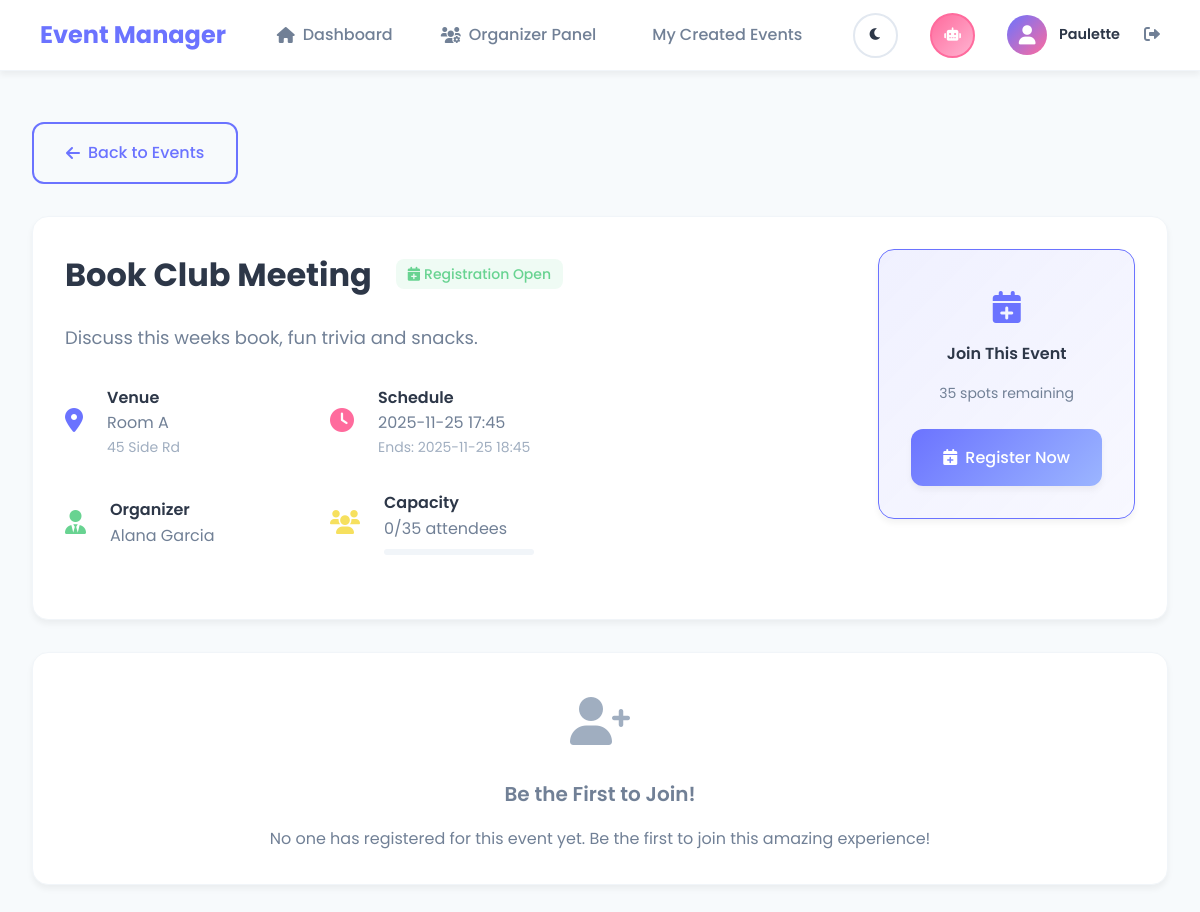
The app's page /event/5 (signed in) with its own data.
### tables this page shows
CREATE TABLE events (
            id INTEGER PRIMARY KEY, title TEXT, description TEXT, venue_id INTEGER,
            organizer_id INTEGER, capacity INTEGER
        );

CREATE TABLE venues (
            id INTEGER PRIMARY KEY, name TEXT, address TEXT, capacity INTEGER
        );

CREATE TABLE schedules (
            id INTEGER PRIMARY KEY, event_id INTEGER, start TEXT, end TEXT
        );

CREATE TABLE users (
            id INTEGER PRIMARY KEY, name TEXT, email TEXT UNIQUE, role TEXT, password_hash TEXT
        );

### app.py (the view)
@app.route('/event/<int:event_id>')
@login_required
def event_detail(event_id):
    event = db.get_event_with_organizer(event_id)
    if not event:
        flash('Event not found', 'error')
        return redirect(url_for('events'))
    attendees = db.get_event_attendees(event_id)
    is_registered = any(reg['event_id'] == event_id
                       for reg in db.get_registrations_by_user(session['user_id']))
    return render_template('event_detail.html',
                         event=event,
                         attendees=attendees,
                         is_registered=is_registered,
                         registered_count=len(attendees))

### app.py (called while the page is built)
def login_required(f):
    from functools import wraps
    @wraps(f)
    def decorated_function(*args, **kwargs):
        if 'user_id' not in session:
            flash('Please log in to access this page', 'error')
            return redirect(url_for('login_page'))
        return f(*args, **kwargs)
    return decorated_function

### db.py (called while the page is built)
    def get_event_attendees(self, event_id):
        cur = self.conn.cursor()
        cur.execute('''
        SELECT u.id,u.name,u.email,u.role, r.created_at as registration_date
        FROM registrations r
        JOIN users u ON u.id=r.user_id
        WHERE r.event_id=?
        ORDER BY r.created_at
        ''', (event_id,))
        return [dict(r) for r in cur.fetchall()]

    def get_registrations_by_user(self, user_id):
        cur = self.conn.cursor()
        cur.execute('''
        SELECT r.event_id, e.title as event_title, e.description, e.capacity, s.start, s.end, v.name as venue_name, v.address as venue_address, u.name as organizer_name, u.email as organizer_email, r.created_at as registration_date
        FROM registrations r
        JOIN events e ON e.id=r.event_id
        LEFT JOIN schedules s ON s.event_id=e.id
        LEFT JOIN venues v ON v.id=e.venue_id
        LEFT JOIN users u ON u.id=e.organizer_id
        WHERE r.user_id=?
        ORDER BY s.start IS NULL, s.start
        ''', (user_id,))
        return [dict(r) for r in cur.fetchall()]

    def get_event_with_organizer(self, event_id):
        cur = self.conn.cursor()
        cur.execute('''
        SELECT e.id, e.title, e.description, e.capacity, e.organizer_id,
               v.name as venue_name, v.address as venue_address, v.id as venue_id,
               s.start, s.end,
               u.name as organizer_name
        FROM events e
        LEFT JOIN venues v ON e.venue_id=v.id
        LEFT JOIN schedules s ON s.event_id=e.id
        LEFT JOIN users u ON u.id=e.organizer_id
        WHERE e.id=?
        ''', (event_id,))
        r = cur.fetchone()
        return dict(r) if r else None

### templates/event_detail.html (shortened to what this page needs)
{% extends "base.html" %}
{% block content %}
<div class="container">
    <div class="mb-4">
        <a href="{{ url_for('events') }}" class="btn btn-outline">
            <i class="fas fa-arrow-left"></i>
            Back to Events
        </a>
    </div>
    <div class="card mb-4">
        <div class="flex justify-between items-start">
            <div class="flex-1">
                <div class="flex items-center gap-3 mb-3">
                    <h1 class="text-3xl font-bold text-primary">{{ event.title }}</h1>
                    {% if registered_count >= event.capacity %}
                        <span class="status-badge status-full">
                            <i class="fas fa-users"></i>
                            Event Full
                        </span>
                    {% elif is_registered %}
                        <span class="status-badge status-upcoming">
                            <i class="fas fa-check-circle"></i>
                            You're Registered!
                        </span>
                    {% else %}
                        <span class="status-badge status-available">
                            <i class="fas fa-calendar-plus"></i>
                            Registration Open
                        </span>
                    {% endif %}
                </div>
                {% if event.description %}
                <p class="text-lg text-secondary mb-4">{{ event.description }}</p>
                {% endif %}
                <div class="grid grid-cols-2 gap-6 mb-4">
                    {% if event.venue_name %}
                    <div class="flex items-center gap-3">
                        <div style="font-size: 1.5rem; color: var(--primary-color);">
                            <i class="fas fa-map-marker-alt"></i>
                        </div>
                        <div>
                            <h4 class="font-semibold text-primary">Venue</h4>
                            <p class="text-secondary">{{ event.venue_name }}</p>
                            {% if event.venue_address %}
                            <p class="text-sm text-light">{{ event.venue_address }}</p>
                            {% endif %}
                        </div>
                    </div>
                    {% endif %}
                    {% if event.start %}
                    <div class="flex items-center gap-3">
                        <div style="font-size: 1.5rem; color: var(--secondary-color);">
                            <i class="fas fa-clock"></i>
                        </div>
                        <div>
                            <h4 class="font-semibold text-primary">Schedule</h4>
                            <p class="text-secondary">{{ event.start }}</p>
                            {% if event.end %}
                            <p class="text-sm text-light">Ends: {{ event.end }}</p>
                            {% endif %}
                        </div>
                    </div>
                    {% endif %}
                    {% if event.organizer_name %}
                    <div class="flex items-center gap-3">
                        <div style="font-size: 1.5rem; color: var(--success-color);">
                            <i class="fas fa-user-tie"></i>
                        </div>
                        <div>
                            <h4 class="font-semibold text-primary">Organizer</h4>
                            <p class="text-secondary">{{ event.organizer_name }}</p>
                        </div>
                    </div>
                    {% endif %}
                    <div class="flex items-center gap-3">
                        <div style="font-size: 1.5rem; color: var(--warning-color);">
                            <i class="fas fa-users"></i>
                        </div>
                        <div>
                            <h4 class="font-semibold text-primary">Capacity</h4>
                            <p class="text-secondary">{{ registered_count }}/{{ event.capacity }} attendees</p>
                            {% if event.capacity %}
                                {% set percentage = (registered_count / event.capacity * 100)|round %}
                                <div style="background: var(--border-light); border-radius: 10px; height: 6px; overflow: hidden; margin-top: 0.5rem; width: 150px;">
                                </div>
                            {% endif %}
                        </div>
                    </div>
                </div>
            </div>
            <div class="ml-6 flex flex-col gap-3" style="min-width: 200px;">
                {% if session.user_id == event.organizer_id %}
                {% else %}
                    <div class="card text-center" style="background: linear-gradient(135deg, rgba(107, 115, 255, 0.1), rgba(107, 115, 255, 0.05)); border: 1px solid var(--primary-color);">
                        <div style="font-size: 2rem; color: var(--primary-color); margin-bottom: 0.5rem;">
                            <i class="fas fa-calendar-plus"></i>
                        </div>
                        <h4 class="font-semibold text-primary mb-2">Join This Event</h4>
                        <p class="text-sm text-secondary mb-3">{{ event.capacity - registered_count }} spots remaining</p>
                        <form method="POST" action="{{ url_for('register_event', event_id=event.id) }}" style="margin: 0;">
                            <button type="submit" class="btn btn-primary w-full">
                                <i class="fas fa-calendar-plus"></i>
                                Register Now
                            </button>
                        </form>
                    </div>
                {% endif %}
            </div>
        </div>
    </div>
    {% if attendees %}
    <div class="card">
        <div class="card-header">
            <h2 class="card-title">
                <i class="fas fa-users"></i>
                Attendees ({{ attendees|length }})
            </h2>
        </div>
        <div class="grid grid-cols-3 gap-3">
            {% for attendee in attendees %}
            <div class="card" style="background: rgba(107, 115, 255, 0.05); border: 1px solid rgba(107, 115, 255, 0.1);">
                <div class="flex items-center justify-between">
                    <div class="flex items-center gap-3">
                        <div class="user-avatar" style="width: 40px; height: 40px; font-size: 1rem;">
                            <i class="fas fa-user"></i>
                        </div>
                        <div>
                            <h5 class="font-semibold text-primary">{{ attendee.name }}</h5>
                            <p class="text-sm text-secondary">{{ attendee.role.title() }}</p>
                        </div>
                    </div>
                    {% if (session.user_id == event.organizer_id or session.user_role == 'admin') and attendee.id != session.user_id %}
                    <form method="POST" action="{{ url_for('remove_attendee', event_id=event.id, user_id=attendee.id) }}"
                          style="display: inline;"
                          onsubmit="return confirm('Remove {{ attendee.name }} from this event?')">
                        <button type="submit" class="btn btn-xs btn-outline-danger" title="Remove Attendee">
                            <i class="fas fa-user-minus"></i>
                        </button>
                    </form>
                    {% endif %}
                </div>
            </div>
            {% endfor %}
        </div>
    </div>
    {% else %}
    <div class="card text-center">
        <div style="font-size: 3rem; color: var(--text-light); margin-bottom: 1rem;">
            <i class="fas fa-user-plus"></i>
        </div>
        <h3 class="text-xl font-semibold text-secondary mb-2">Be the First to Join!</h3>
        <p class="text-secondary">No one has registered for this event yet. Be the first to join this amazing experience!</p>
    </div>
    {% endif %}
</div>
{% endblock %}

### static/css/style.css (style rules this page uses)
* { margin: 0; padding: 0; box-sizing: border-box; }
:root { --primary-color: #6B73FF; --primary-light: #9BB5FF; --primary-dark: #4A5568; --secondary-color: #FF6B9D; --secondary-light: #FFB3D1; --success-color: #68D391; --warning-color: #F6E05E; --error-color: #FC8181; --info-color: #63B3ED; --bg-primary: #F7FAFC; --bg-secondary: #EDF2F7; --bg-white: #FFFFFF; --bg-card: #FFFFFF; --text-primary: #2D3748; --text-secondary: #718096; --text-light: #A0AEC0; --border-color: #E2E8F0; --border-light: #F1F5F9; --shadow-sm: 0 1px 3px rgba(0, 0, 0, 0.05); --shadow-md: 0 4px 6px rgba(0, 0, 0, 0.05); --shadow-lg: 0 10px 15px rgba(0, 0, 0, 0.08); --shadow-xl: 0 20px 25px rgba(0, 0, 0, 0.1); --radius-sm: 8px; --radius-md: 12px; --radius-lg: 16px; --radius-xl: 20px; --transition: all 0.3s cubic-bezier(0.4, 0, 0.2, 1); }
body { font-family: 'Poppins', -apple-system, BlinkMacSystemFont, 'Segoe UI', sans-serif; background: var(--bg-primary); min-height: 100vh; color: var(--text-primary); line-height: 1.6; transition: background-color 0.3s ease, color 0.3s ease; }
.container { max-width: 1200px; margin: 0 auto; padding: 2rem; }
.card { background: var(--bg-card); border-radius: var(--radius-lg); padding: 2rem; box-shadow: var(--shadow-md); border: 1px solid var(--border-light); transition: var(--transition); }
.btn { display: inline-flex; align-items: center; justify-content: center; gap: 0.5rem; padding: 1rem 2rem; border: none; border-radius: var(--radius-md); font-size: 1rem; font-weight: 500; font-family: inherit; text-decoration: none; cursor: pointer; transition: var(--transition); position: relative; overflow: hidden; }
.btn::before { content: ''; position: absolute; top: 0; left: -100%; width: 100%; height: 100%; background: linear-gradient(90deg, transparent, rgba(255, 255, 255, 0.2), transparent); transition: var(--transition); }
.btn-primary { background: linear-gradient(135deg, var(--primary-color), var(--primary-light)); color: white; box-shadow: var(--shadow-md); }
.btn-outline { background: transparent; border: 2px solid var(--primary-color); color: var(--primary-color); }
.grid { display: grid; gap: 2rem; }
.grid-cols-2 { grid-template-columns: repeat(2, 1fr); }
.text-center { text-align: center; }
.mb-2 { margin-bottom: 1rem; }
.mb-3 { margin-bottom: 1.5rem; }
.mb-4 { margin-bottom: 2rem; }
.flex { display: flex; }
.flex-col { flex-direction: column; }
.items-center { align-items: center; }
.justify-between { justify-content: space-between; }
.gap-3 { gap: 1.5rem; }
.w-full { width: 100%; }
.text-sm { font-size: 0.875rem; }
.text-lg { font-size: 1.125rem; }
.text-xl { font-size: 1.25rem; }
.font-semibold { font-weight: 600; }
.font-bold { font-weight: 700; }
.text-primary { color: var(--text-primary); }
.text-secondary { color: var(--text-secondary); }
.text-light { color: var(--text-light); }
.status-badge { display: inline-flex; align-items: center; gap: 0.25rem; padding: 0.25rem 0.75rem; border-radius: var(--radius-sm); font-size: 0.875rem; font-weight: 500; }
.status-available { background: rgba(104, 211, 145, 0.1); color: var(--success-color); }

### records on screen
events: title "Book Club Meeting", description "Discuss this weeks book, fun trivia and snacks.", capacity "35", event.capacity-registered_count "35"
venues: venue_name "Room A", venue_address "45 Side Rd"
schedules: start "2025-11-25 17:45", end "2025-11-25 18:45"
users: organizer_name "Alana Garcia"

### other values on screen
{{ session.user_name }} "Paulette"
{{ registered_count }} "0"
